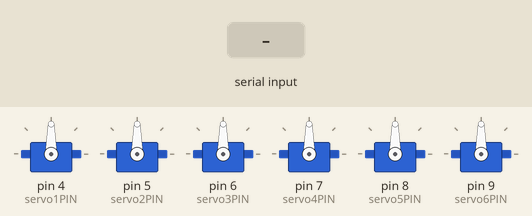
Recording of a sketch running on a simulated Arduino Uno, built with avr-gcc and run on an emulated ATmega328P. Parts: 6 × servo. The test bench sets the inputs (shaded band).

Above: at 1.2 s.
1.3 s: "s1120\n" received over the second serial link
4.3 s: "s290\n" received over the second serial link
At 6.7 s:
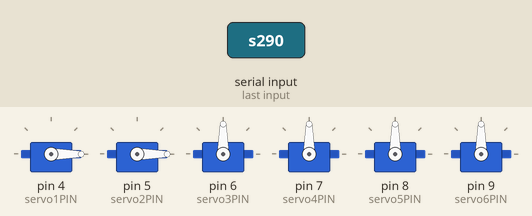
7.3 s: "s190\n" received over the second serial link
10.3 s: "s390\n" received over the second serial link
At 12.4 s:
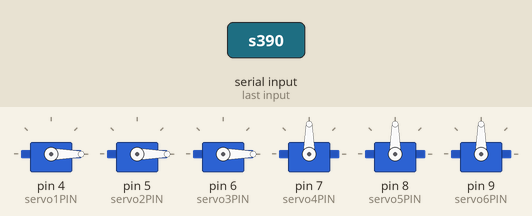
13.3 s: "s490\n" received over the second serial link
At 15.9 s:
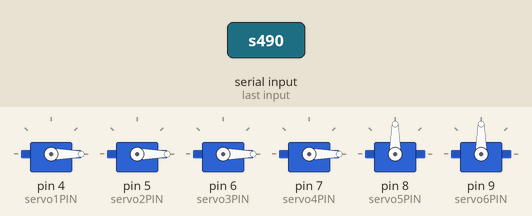
16.3 s: "s590\n" received over the second serial link
At 19.4 s:
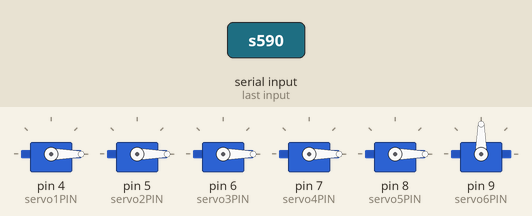
Timing chart, 0 to 20.3 s (numbered marks = the images above; inputs shaded):
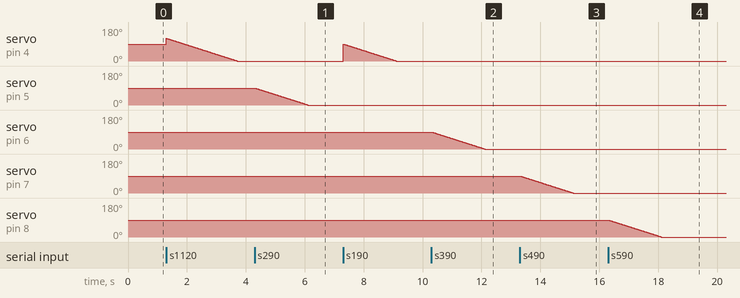

Measured:
- after the input at 4.3 s, servo on pin 5 (servo2PIN): moves from 90° to 0° over 1.8 s, starting at once
- after the input at 10.3 s, servo on pin 6 (servo3PIN): moves from 90° to 0° over 1.8 s, starting at once
- after the input at 13.3 s, servo on pin 7 (servo4PIN): moves from 90° to 0° over 1.8 s, starting at once
- after the input at 16.3 s, servo on pin 8 (servo5PIN): moves from 90° to 0° over 1.8 s, starting at once

The sketch:

Robotic_arm.ino
```cpp
/* Control robotic arm */
#include <Servo.h>
#include <SoftwareSerial.h>

#define servo1PIN 4
#define servo2PIN 5
#define servo3PIN 6
#define servo4PIN 7
#define servo5PIN 8
#define servo6PIN 9
#define RX_PIN 2
#define TX_PIN 3

/* creating servo objects */
Servo servo1;
Servo servo2;
Servo servo3;
Servo servo4;
Servo servo5;
Servo servo6;

SoftwareSerial Bluetooth(RX_PIN, TX_PIN); // RX, TX
int servo1_Npos, servo2_Npos, servo3_Npos, servo4_Npos, servo5_Npos, servo6_Npos; // new arduino position
int servo1_Ppos, servo2_Ppos, servo3_Ppos, servo4_Ppos, servo5_Ppos, servo6_Ppos; // previous position
String Rx_data = "";

void setup() {
  servo1.attach(servo1PIN);
  servo2.attach(servo2PIN);
  servo3.attach(servo3PIN);
  servo4.attach(servo4PIN);
  servo5.attach(servo5PIN);
  servo6.attach(servo6PIN);
  Bluetooth.begin(9600);
  Bluetooth.setTimeout(1);
  delay(20);

  /* initial position */
  servo1_Ppos = 90;
  servo1.write(servo1_Ppos);
  servo2_Ppos = 90;
  servo2.write(servo2_Ppos);
  servo3_Ppos = 90;
  servo3.write(servo3_Ppos);
  servo4_Ppos = 90;
  servo4.write(servo4_Ppos);
  servo5_Ppos = 90;
  servo5.write(servo5_Ppos);
  servo6_Ppos = 90;
  servo6.write(servo6_Ppos);
}

void loop() {
  // Check for incoming data
  if (Bluetooth.available() > 0) {
    Rx_data = Bluetooth.readString(); // Read data string

    /* Servo 1 - Base Rotation */
    if (Rx_data.startsWith("s1")) {
      String Rx_dataS = Rx_data.substring(2, Rx_data.length()); // Extract only the number. E.g. from "s1120" to "120"
      servo1_Ppos = Rx_dataS.toInt();

      if (servo1_Ppos > servo1_Npos) {
        for (int i=servo1_Ppos; i>= servo1_Npos; i--)
        {
          servo1.write(i);
          delay(20);
        }
      }
      if (servo1_Ppos < servo1_Npos) {
        for (int i=servo1_Ppos; i>=servo1_Npos; i++)
        servo1.write(i);
        delay(20);
      }
      servo1_Ppos = servo1_Npos;
    }

    /* Servo 2 - Shoulder */
    if (Rx_data.startsWith("s2")) {
      String Rx_dataS = Rx_data.substring(2, Rx_data.length()); // Extract only the number. E.g. from "s1120" to "120"
      servo2_Ppos = Rx_dataS.toInt();

      if (servo2_Ppos > servo2_Npos) {
        for (int i=servo2_Ppos; i>= servo2_Npos; i--)
        {
          servo2.write(i);
          delay(20);
        }
      }
      if (servo2_Ppos < servo2_Npos) {
        for (int i=servo2_Ppos; i>=servo2_Npos; i++)
        servo2.write(i);
        delay(20);
      }
      servo2_Ppos = servo2_Npos;
    }

    /* Servo 3 - Elbow */
    if (Rx_data.startsWith("s3")) {
      String Rx_dataS = Rx_data.substring(2, Rx_data.length()); // Extract only the number. E.g. from "s1120" to "120"
      servo3_Ppos = Rx_dataS.toInt();

      if (servo3_Ppos > servo3_Npos) {
        for (int i=servo3_Ppos; i>= servo3_Npos; i--)
        {
          servo3.write(i);
          delay(20);
        }
      }
      if (servo3_Ppos < servo3_Npos) {
        for (int i=servo3_Ppos; i>=servo3_Npos; i++)
        servo3.write(i);
        delay(20);
      }
      servo3_Ppos = servo3_Npos;
    }

    /* Servo 4 - Hand Rotation */
    if (Rx_data.startsWith("s4")) {
      String Rx_dataS = Rx_data.substring(2, Rx_data.length()); // Extract only the number. E.g. from "s1120" to "120"
      servo4_Ppos = Rx_dataS.toInt();

      if (servo4_Ppos > servo4_Npos) {
        for (int i=servo4_Ppos; i>= servo4_Npos; i--)
        {
          servo4.write(i);
          delay(20);
        }
      }
      if (servo4_Ppos < servo4_Npos) {
        for (int i=servo4_Ppos; i>=servo4_Npos; i++)
        servo4.write(i);
        delay(20);
      }
      servo4_Ppos = servo4_Npos;
    }

    /* Servo 5 - Hand Up/Down */
    if (Rx_data.startsWith("s5")) {
      String Rx_dataS = Rx_data.substring(2, Rx_data.length()); // Extract only the number. E.g. from "s1120" to "120"
      servo5_Ppos = Rx_dataS.toInt();

      if (servo5_Ppos > servo5_Npos) {
        for (int i=servo5_Ppos; i>= servo5_Npos; i--)
        {
          servo5.write(i);
          delay(20);
        }
      }
      if (servo5_Ppos < servo5_Npos) {
        for (int i=servo5_Ppos; i>=servo5_Npos; i++)
        servo5.write(i);
        delay(20);
      }
      servo5_Ppos = servo5_Npos;
    }

    /* Servo 6 - Grab */
    if (Rx_data.startsWith("s6")) {
      String Rx_dataS = Rx_data.substring(2, Rx_data.length()); // Extract only the number. E.g. from "s1120" to "120"
      servo6_Ppos = Rx_dataS.toInt();

      if (servo6_Ppos > servo6_Npos) {
        for (int i=servo6_Ppos; i>= servo6_Npos; i--)
        {
          servo6.write(i);
          delay(20);
        }
      }
      if (servo6_Ppos < servo6_Npos) {
        for (int i=servo6_Ppos; i>=servo6_Npos; i++)
        servo6.write(i);
        delay(20);
      }
      servo6_Ppos = servo6_Npos;
    }

  }

}
```
